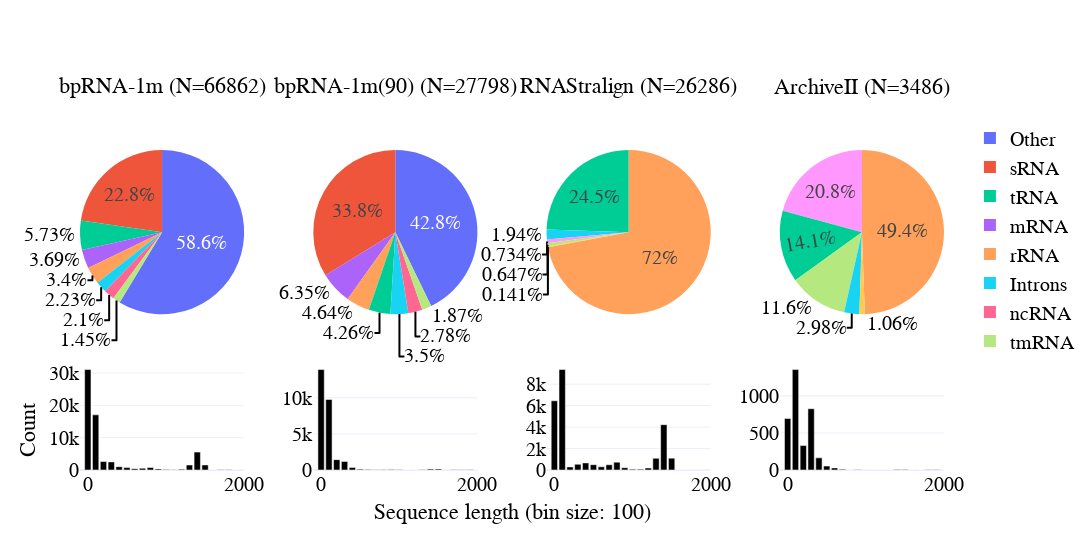

Write notebook code for a chart like this one.
### Code cell
import plotly.graph_objects as go
from plotly.subplots import make_subplots



# first row is piechart of family distribution
# second row is histogram of sequence length distribution
# I want it to look like a paper figure
fig = make_subplots(rows=2, cols=4, specs=[[{'type': 'domain'}]*4, [{'type': 'histogram'}]*4], 
                    subplot_titles=[f"{name} (N={np.nansum(df_family[name]).astype(int)})" for name in hists.keys()],
                    vertical_spacing=vertical_spacing,
                    horizontal_spacing=horizontal_spacing,
                    row_heights=[0.5, 0.2],
)

for i in fig['layout']['annotations']:
    i['font'] = dict(size=22)
    
for i, name in enumerate(hists.keys()):
    fig.add_trace(go.Pie(
        labels=df_family.index,
        values=df_family[name],
        name=name,
        textinfo=f'percent',
        texttemplate='%{percent}',
        textposition='auto',
        showlegend=i==0,
        # sort=True,
        # legennd location
        # domain={'x': [0.0, 0.25], 'y': [0.5, 1.0]} if i == 0 else {'x': [0.25, 0.5], 'y': [0.5, 1.0]} if i == 1 else {'x': [0.5, 0.75], 'y': [0.5, 1.0]} if i == 2 else {'x': [0.75, 1.0], 'y': [0.5, 1.0]},
    ), row=1, col=i+1)
    fig.add_trace(go.Bar(
        x=hists[name][1][:-1],
        y=hists[name][0],
        name=name,
        showlegend=False,
        marker_color='rgb(0, 0, 0)',
    ), row=2, col=i+1)
    # fig.update_yaxes(row=2, col=i+1,  range=[0, 50000])
    fig.update_xaxes(row=2, col=i+1, range=[-100, 2000], tick0=0, dtick=2000)
    # make bar width constant
    # add horitontal lines
    fig.update_layout(barmode='overlay', bargap=0.1, bargroupgap=0.1)

# write 'sequence length' at the bottom, centered
fig.add_annotation(dict(
    x=0.5,
    y=-0.15,
    text='Sequence length (bin size: 100)',
    showarrow=False,
    font=dict(size=22),
    xref='paper',
    yref='paper',
    xanchor='center',
    yanchor='bottom',
))

fig.add_annotation(dict(
    x=-0.06,
    y=0.03,
    text='Count',
    showarrow=False,
    font=dict(size=22),
    xref='paper',
    yref='paper',
    xanchor='center',
    yanchor='bottom',
    textangle=-90
), 
)

fig.update_layout(
    height=height,
    width=width,
    title_x=0.5,
    title_y=0.95,
    font_size=20,
    font_family='Arial',
    font_color='black',
    legend_font_size=20,
    legend_font_family='Arial',
    legend_font_color='black',
    legend_x=1.03,
    legend_y=0.95,
    # legend_orientation='h',
    legend_traceorder='normal',
    legend_bordercolor='black',
    template="plotly_white",
)

### Figure 1 — Plotly figure (JSON) as saved in the notebook; plotly's stock layout.template omitted (floating-point values rounded to 4 significant figures)
{"data": [{"domain": {"x": [0, 0.19], "y": [0.2857, 1]}, "labels": ["Other", "sRNA", "tRNA", "mRNA", "rRNA", "Introns", "ncRNA", "tmRNA", "SRP", "telomerase"], "name": "bpRNA-1m", "showlegend": true, "textinfo": "percent", "textposition": "auto", "texttemplate": "%{percent}", "type": "pie", "values": [39214, 15216, 3828, 2470, 2272, 1488, 1403, 971, null, null]}, {"marker": {"color": "rgb(0, 0, 0)"}, "name": "bpRNA-1m", "showlegend": false, "type": "bar", "x": [0, 100, 200, 300, 400, 500, 600, 700, 800, 900, 1000, 1100, 1200, 1300, 1400, 1500, 1600, 1700, 1800, 1900, 2000, 2100, 2200, 2300, 2400, 2500, 2600, 2700, 2800, 2900, 3000, 3100, 3200, 3300, 3400, 3500, 3600, 3700, 3800, 3900, 4000, 4100, 4200, 4300], "xaxis": "x", "y": [31062, 17054, 2641, 2502, 1025, 755, 424, 552, 764, 341, 120, 107, 270, 1536, 5534, 1557, 18, 49, 55, 23, 14, 11, 1, 1, 2, 2, 4, 12, 71, 179, 50, 14, 7, 19, 17, 15, 9, 9, 4, 17, 6, 0, 3, 6], "yaxis": "y"}, {"domain": {"x": [0.27, 0.46], "y": [0.2857, 1]}, "labels": ["Other", "sRNA", "tRNA", "mRNA", "rRNA", "Introns", "ncRNA", "tmRNA", "SRP", "telomerase"], "name": "bpRNA-1m(90)", "showlegend": false, "textinfo": "percent", "textposition": "auto", "texttemplate": "%{percent}", "type": "pie", "values": [11900, 9391, 1185, 1766, 1289, 974, 773, 520, null, null]}, {"marker": {"color": "rgb(0, 0, 0)"}, "name": "bpRNA-1m(90)", "showlegend": false, "type": "bar", "x": [0, 100, 200, 300, 400, 500, 600, 700, 800, 900, 1000, 1100, 1200, 1300, 1400, 1500, 1600, 1700, 1800, 1900, 2000, 2100, 2200, 2300, 2400, 2500, 2600, 2700, 2800, 2900, 3000, 3100, 3200, 3300, 3400, 3500, 3600, 3700, 3800, 3900, 4000, 4100, 4200, 4300], "xaxis": "x2", "y": [13907, 9768, 1436, 1191, 358, 117, 64, 39, 19, 67, 25, 10, 16, 33, 122, 135, 16, 24, 42, 22, 13, 10, 1, 1, 0, 0, 0, 11, 52, 139, 39, 14, 7, 18, 17, 12, 9, 9, 4, 16, 6, 0, 3, 6], "yaxis": "y2"}, {"domain": {"x": [0.54, 0.73], "y": [0.2857, 1]}, "labels": ["Other", "sRNA", "tRNA", "mRNA", "rRNA", "Introns", "ncRNA", "tmRNA", "SRP", "telomerase"], "name": "RNAStralign", "showlegend": false, "textinfo": "percent", "textposition": "auto", "texttemplate": "%{percent}", "type": "pie", "values": [null, null, 6436, null, 18939, 511, null, 170, 193, 37]}, {"marker": {"color": "rgb(0, 0, 0)"}, "name": "RNAStralign", "showlegend": false, "type": "bar", "x": [0, 100, 200, 300, 400, 500, 600, 700, 800, 900, 1000, 1100, 1200, 1300, 1400, 1500, 1600, 1700, 1800, 1900, 2000, 2100, 2200, 2300, 2400, 2500, 2600, 2700, 2800, 2900, 3000, 3100, 3200, 3300, 3400, 3500, 3600, 3700, 3800, 3900, 4000, 4100, 4200, 4300], "xaxis": "x3", "y": [6454, 9362, 291, 533, 660, 497, 297, 488, 732, 212, 80, 79, 185, 1087, 4223, 1100, 3, 1, 2, 0, 0, 0, 0, 0, 0, 0, 0, 0, 0, 0, 0, 0, 0, 0, 0, 0, 0, 0, 0, 0, 0, 0, 0, 0], "yaxis": "y3"}, {"domain": {"x": [0.81, 1], "y": [0.2857, 1]}, "labels": ["Other", "sRNA", "tRNA", "mRNA", "rRNA", "Introns", "ncRNA", "tmRNA", "SRP", "telomerase"], "name": "ArchiveII", "showlegend": false, "textinfo": "percent", "textposition": "auto", "texttemplate": "%{percent}", "type": "pie", "values": [null, null, 493, null, 1723, 104, null, 404, 725, 37]}, {"marker": {"color": "rgb(0, 0, 0)"}, "name": "ArchiveII", "showlegend": false, "type": "bar", "x": [0, 100, 200, 300, 400, 500, 600, 700, 800, 900, 1000, 1100, 1200, 1300, 1400, 1500, 1600, 1700, 1800, 1900, 2000, 2100, 2200, 2300, 2400, 2500, 2600, 2700, 2800, 2900, 3000, 3100, 3200, 3300, 3400, 3500, 3600, 3700, 3800, 3900, 4000, 4100, 4200, 4300], "xaxis": "x4", "y": [694, 1355, 330, 826, 164, 53, 28, 9, 0, 2, 0, 0, 1, 0, 6, 7, 0, 1, 3, 2, 0, 0, 0, 0, 0, 0, 0, 0, 0, 5, 0, 0, 0, 0, 0, 0, 0, 0, 0, 0, 0, 0, 0, 0], "yaxis": "y4"}], "layout": {"annotations": [{"font": {"size": 22}, "showarrow": false, "text": "bpRNA-1m (N=66862)", "x": 0.095, "xanchor": "center", "xref": "paper", "y": 1, "yanchor": "bottom", "yref": "paper"}, {"font": {"size": 22}, "showarrow": false, "text": "bpRNA-1m(90) (N=27798)", "x": 0.365, "xanchor": "center", "xref": "paper", "y": 1, "yanchor": "bottom", "yref": "paper"}, {"font": {"size": 22}, "showarrow": false, "text": "RNAStralign (N=26286)", "x": 0.635, "xanchor": "center", "xref": "paper", "y": 1, "yanchor": "bottom", "yref": "paper"}, {"font": {"size": 22}, "showarrow": false, "text": "ArchiveII (N=3486)", "x": 0.905, "xanchor": "center", "xref": "paper", "y": 1, "yanchor": "bottom", "yref": "paper"}, {"font": {"size": 22}, "showarrow": false, "text": "Sequence length (bin size: 100)", "x": 0.5, "xanchor": "center", "xref": "paper", "y": -0.15, "yanchor": "bottom", "yref": "paper"}, {"font": {"size": 22}, "showarrow": false, "text": "Count", "textangle": -90, "x": -0.06, "xanchor": "center", "xref": "paper", "y": 0.03, "yanchor": "bottom", "yref": "paper"}], "bargap": 0.1, "bargroupgap": 0.1, "barmode": "overlay", "font": {"color": "black", "family": "Arial", "size": 20}, "height": 550, "legend": {"bordercolor": "black", "font": {"color": "black", "family": "Arial", "size": 20}, "traceorder": "normal", "x": 1.03, "y": 0.95}, "title": {"x": 0.5, "y": 0.95}, "width": 1200, "xaxis": {"anchor": "y", "domain": [0, 0.19], "dtick": 2000, "range": [-100, 2000], "tick0": 0}, "xaxis2": {"anchor": "y2", "domain": [0.27, 0.46], "dtick": 2000, "range": [-100, 2000], "tick0": 0}, "xaxis3": {"anchor": "y3", "domain": [0.54, 0.73], "dtick": 2000, "range": [-100, 2000], "tick0": 0}, "xaxis4": {"anchor": "y4", "domain": [0.81, 1], "dtick": 2000, "range": [-100, 2000], "tick0": 0}, "yaxis": {"anchor": "x", "domain": [0, 0.2857]}, "yaxis2": {"anchor": "x2", "domain": [0, 0.2857]}, "yaxis3": {"anchor": "x3", "domain": [0, 0.2857]}, "yaxis4": {"anchor": "x4", "domain": [0, 0.2857]}}}
